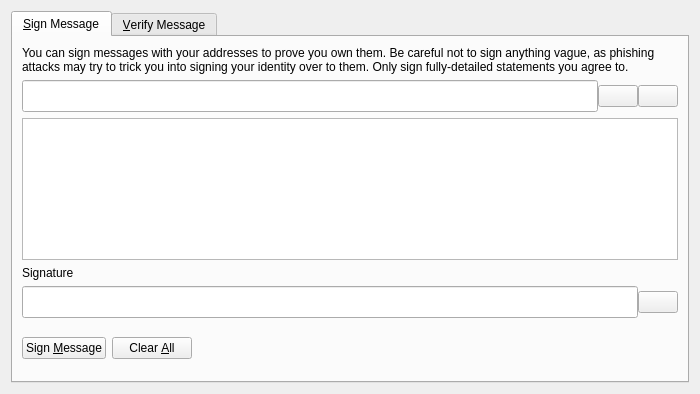
<?xml version="1.0" encoding="UTF-8"?>
<ui version="4.0">
 <class>SignVerifyMessageDialog</class>
 <widget class="QDialog" name="SignVerifyMessageDialog">
  <property name="geometry">
   <rect>
    <x>0</x>
    <y>0</y>
    <width>700</width>
    <height>394</height>
   </rect>
  </property>
  <property name="windowTitle">
   <string>Signatures - Sign / Verify a Message</string>
  </property>
  <property name="modal">
   <bool>true</bool>
  </property>
  <layout class="QVBoxLayout" name="verticalLayout">
   <item>
    <widget class="QTabWidget" name="tabWidget">
     <property name="currentIndex">
      <number>0</number>
     </property>
     <widget class="QWidget" name="tabSignMessage">
      <attribute name="title">
       <string>&amp;Sign Message</string>
      </attribute>
      <layout class="QVBoxLayout" name="verticalLayout_SM">
       <item>
        <widget class="QLabel" name="infoLabel_SM">
         <property name="text">
          <string>You can sign messages with your addresses to prove you own them. Be careful not to sign anything vague, as phishing attacks may try to trick you into signing your identity over to them. Only sign fully-detailed statements you agree to.</string>
         </property>
         <property name="textFormat">
          <enum>Qt::PlainText</enum>
         </property>
         <property name="wordWrap">
          <bool>true</bool>
         </property>
        </widget>
       </item>
       <item>
        <layout class="QHBoxLayout" name="horizontalLayout_1_SM">
         <property name="spacing">
          <number>0</number>
         </property>
         <item>
          <widget class="QValidatedLineEdit" name="addressIn_SM">
           <property name="maximumSize">
            <size>
             <width>16777215</width>
             <height>36</height>
            </size>
           </property>
           <property name="font">
            <font>
             <pointsize>15</pointsize>
            </font>
           </property>
           <property name="toolTip">
            <string>The GOLDY COIN address to sign the message with</string>
           </property>
          </widget>
         </item>
         <item>
          <widget class="QPushButton" name="addressBookButton_SM">
           <property name="toolTip">
            <string>Choose previously used address</string>
           </property>
           <property name="text">
            <string/>
           </property>
           <property name="icon">
            <iconset>
             <normaloff>:/icons/address-book</normaloff>:/icons/address-book</iconset>
           </property>
           <property name="iconSize">
            <size>
             <width>36</width>
             <height>36</height>
            </size>
           </property>
           <property name="shortcut">
            <string>Alt+A</string>
           </property>
           <property name="autoDefault">
            <bool>false</bool>
           </property>
          </widget>
         </item>
         <item>
          <widget class="QPushButton" name="pasteButton_SM">
           <property name="toolTip">
            <string>Paste address from clipboard</string>
           </property>
           <property name="text">
            <string/>
           </property>
           <property name="icon">
            <iconset>
             <normaloff>:/icons/editpaste</normaloff>:/icons/editpaste</iconset>
           </property>
           <property name="iconSize">
            <size>
             <width>36</width>
             <height>36</height>
            </size>
           </property>
           <property name="shortcut">
            <string>Alt+P</string>
           </property>
           <property name="autoDefault">
            <bool>false</bool>
           </property>
          </widget>
         </item>
        </layout>
       </item>
       <item>
        <widget class="QPlainTextEdit" name="messageIn_SM">
         <property name="toolTip">
          <string>Enter the message you want to sign here</string>
         </property>
        </widget>
       </item>
       <item>
        <widget class="QLabel" name="signatureLabel_SM">
         <property name="text">
          <string>Signature</string>
         </property>
         <property name="textFormat">
          <enum>Qt::PlainText</enum>
         </property>
        </widget>
       </item>
       <item>
        <layout class="QHBoxLayout" name="horizontalLayout_2_SM">
         <property name="spacing">
          <number>0</number>
         </property>
         <item>
          <widget class="QLineEdit" name="signatureOut_SM">
           <property name="maximumSize">
            <size>
             <width>16777215</width>
             <height>36</height>
            </size>
           </property>
           <property name="font">
            <font>
             <pointsize>15</pointsize>
             <italic>true</italic>
            </font>
           </property>
           <property name="readOnly">
            <bool>true</bool>
           </property>
          </widget>
         </item>
         <item>
          <widget class="QPushButton" name="copySignatureButton_SM">
           <property name="toolTip">
            <string>Copy the current signature to the system clipboard</string>
           </property>
           <property name="text">
            <string/>
           </property>
           <property name="icon">
            <iconset resource="../goldy.qrc">
             <normaloff>:/icons/editcopy</normaloff>:/icons/editcopy</iconset>
           </property>
           <property name="iconSize">
            <size>
             <width>36</width>
             <height>36</height>
            </size>
           </property>
           <property name="autoDefault">
            <bool>false</bool>
           </property>
          </widget>
         </item>
        </layout>
       </item>
       <item>
        <layout class="QHBoxLayout" name="horizontalLayout_3_SM">
         <item>
          <widget class="QPushButton" name="signMessageButton_SM">
           <property name="toolTip">
            <string>Sign the message to prove you own this GOLDY COIN address</string>
           </property>
           <property name="text">
            <string>Sign &amp;Message</string>
           </property>
           <property name="autoDefault">
            <bool>false</bool>
           </property>
          </widget>
         </item>
         <item>
          <widget class="QPushButton" name="clearButton_SM">
           <property name="toolTip">
            <string>Reset all sign message fields</string>
           </property>
           <property name="text">
            <string>Clear &amp;All</string>
           </property>
           <property name="autoDefault">
            <bool>false</bool>
           </property>
          </widget>
         </item>
         <item>
          <spacer name="horizontalSpacer_1_SM">
           <property name="orientation">
            <enum>Qt::Horizontal</enum>
           </property>
           <property name="sizeHint" stdset="0">
            <size>
             <width>40</width>
             <height>48</height>
            </size>
           </property>
          </spacer>
         </item>
         <item>
          <widget class="QLabel" name="statusLabel_SM">
           <property name="font">
            <font>
             <weight>75</weight>
             <bold>true</bold>
            </font>
           </property>
           <property name="text">
            <string/>
           </property>
           <property name="wordWrap">
            <bool>true</bool>
           </property>
          </widget>
         </item>
         <item>
          <spacer name="horizontalSpacer_2_SM">
           <property name="orientation">
            <enum>Qt::Horizontal</enum>
           </property>
           <property name="sizeHint" stdset="0">
            <size>
             <width>40</width>
             <height>48</height>
            </size>
           </property>
          </spacer>
         </item>
        </layout>
       </item>
      </layout>
     </widget>
     <widget class="QWidget" name="tabVerifyMessage">
      <attribute name="title">
       <string>&amp;Verify Message</string>
      </attribute>
      <layout class="QVBoxLayout" name="verticalLayout_VM">
       <item>
        <widget class="QLabel" name="infoLabel_VM">
         <property name="text">
          <string>Enter the signing address, message (ensure you copy line breaks, spaces, tabs, etc. exactly) and signature below to verify the message. Be careful not to read more into the signature than what is in the signed message itself, to avoid being tricked by a man-in-the-middle attack.</string>
         </property>
         <property name="textFormat">
          <enum>Qt::PlainText</enum>
         </property>
         <property name="alignment">
          <set>Qt::AlignLeading|Qt::AlignLeft|Qt::AlignTop</set>
         </property>
         <property name="wordWrap">
          <bool>true</bool>
         </property>
        </widget>
       </item>
       <item>
        <layout class="QHBoxLayout" name="horizontalLayout_1_VM">
         <property name="spacing">
          <number>0</number>
         </property>
         <item>
          <widget class="QValidatedLineEdit" name="addressIn_VM">
           <property name="maximumSize">
            <size>
             <width>16777215</width>
             <height>36</height>
            </size>
           </property>
           <property name="font">
            <font>
             <pointsize>15</pointsize>
            </font>
           </property>
           <property name="toolTip">
            <string>The GOLDY COIN address the message was signed with</string>
           </property>
          </widget>
         </item>
         <item>
          <widget class="QPushButton" name="addressBookButton_VM">
           <property name="toolTip">
            <string>Choose previously used address</string>
           </property>
           <property name="text">
            <string/>
           </property>
           <property name="icon">
            <iconset>
             <normaloff>:/icons/address-book</normaloff>:/icons/address-book</iconset>
           </property>
           <property name="iconSize">
            <size>
             <width>36</width>
             <height>36</height>
            </size>
           </property>
           <property name="shortcut">
            <string>Alt+A</string>
           </property>
           <property name="autoDefault">
            <bool>false</bool>
           </property>
          </widget>
         </item>
        </layout>
       </item>
       <item>
        <widget class="QPlainTextEdit" name="messageIn_VM"/>
       </item>
       <item>
        <widget class="QValidatedLineEdit" name="signatureIn_VM">
         <property name="minimumSize">
          <size>
           <width>0</width>
           <height>36</height>
          </size>
         </property>
         <property name="maximumSize">
          <size>
           <width>16777215</width>
           <height>36</height>
          </size>
         </property>
         <property name="font">
          <font>
           <pointsize>15</pointsize>
          </font>
         </property>
        </widget>
       </item>
       <item>
        <layout class="QHBoxLayout" name="horizontalLayout_2_VM">
         <item>
          <widget class="QPushButton" name="verifyMessageButton_VM">
           <property name="toolTip">
            <string>Verify the message to ensure it was signed with the specified GOLDY COIN address</string>
           </property>
           <property name="text">
            <string>Verify &amp;Message</string>
           </property>
           <property name="autoDefault">
            <bool>false</bool>
           </property>
          </widget>
         </item>
         <item>
          <widget class="QPushButton" name="clearButton_VM">
           <property name="toolTip">
            <string>Reset all verify message fields</string>
           </property>
           <property name="text">
            <string>Clear &amp;All</string>
           </property>
           <property name="autoDefault">
            <bool>false</bool>
           </property>
          </widget>
         </item>
         <item>
          <spacer name="horizontalSpacer_1_VM">
           <property name="orientation">
            <enum>Qt::Horizontal</enum>
           </property>
           <property name="sizeHint" stdset="0">
            <size>
             <width>40</width>
             <height>48</height>
            </size>
           </property>
          </spacer>
         </item>
         <item>
          <widget class="QLabel" name="statusLabel_VM">
           <property name="font">
            <font>
             <weight>75</weight>
             <bold>true</bold>
            </font>
           </property>
           <property name="text">
            <string/>
           </property>
           <property name="wordWrap">
            <bool>true</bool>
           </property>
          </widget>
         </item>
         <item>
          <spacer name="horizontalSpacer_2_VM">
           <property name="orientation">
            <enum>Qt::Horizontal</enum>
           </property>
           <property name="sizeHint" stdset="0">
            <size>
             <width>40</width>
             <height>48</height>
            </size>
           </property>
          </spacer>
         </item>
        </layout>
       </item>
      </layout>
     </widget>
    </widget>
   </item>
  </layout>
 </widget>
 <customwidgets>
  <customwidget>
   <class>QValidatedLineEdit</class>
   <extends>QLineEdit</extends>
   <header>qvalidatedlineedit.h</header>
  </customwidget>
 </customwidgets>
 <resources>
  <include location="../goldy.qrc"/>
 </resources>
 <connections/>
</ui>
